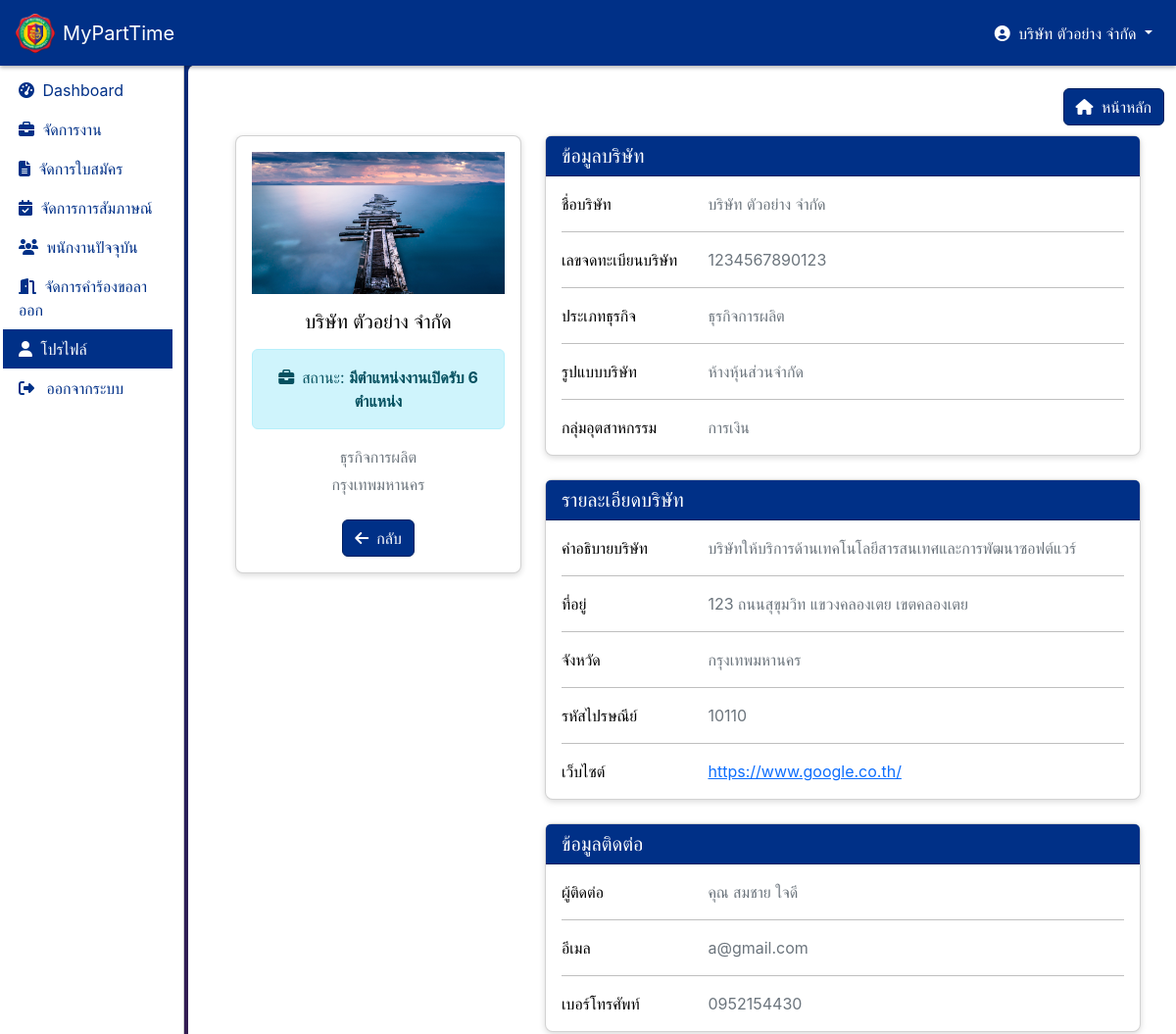
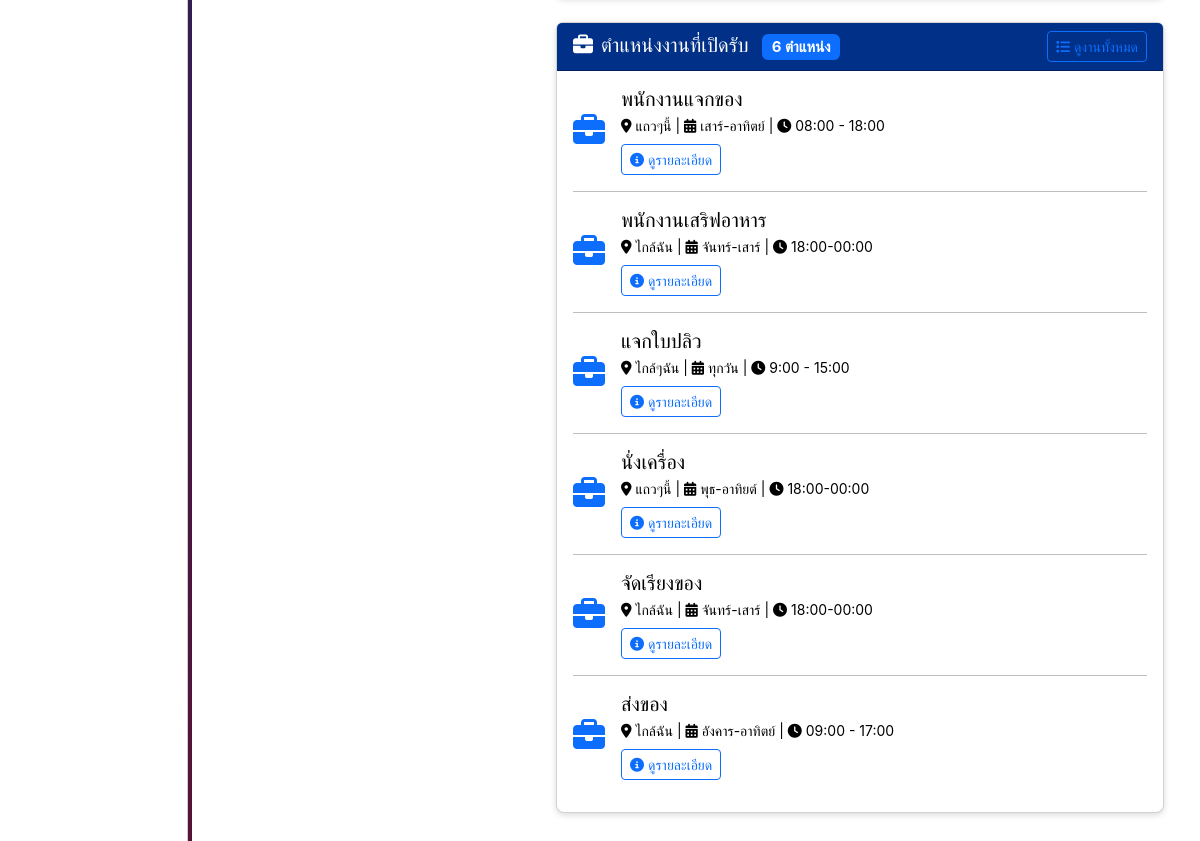
/profiles/view_company_profile.php?id=1 (signed in), run on the app's committed database (2 pictures, top to bottom).
### tables this page shows
CREATE TABLE `companies` (
  `company_id` int(11) NOT NULL,
  `company_name` varchar(100) NOT NULL,
  `tax_id` varchar(13) NOT NULL,
  `username` varchar(50) NOT NULL,
  `password` varchar(255) NOT NULL,
  `business_type` varchar(50) NOT NULL,
  `company_type` varchar(50) NOT NULL,
  `business_sector` varchar(100) DEFAULT NULL,
  `company_desc` text NOT NULL,
  `address` text NOT NULL,
  `province` varchar(100) DEFAULT NULL,
  `postal_code` varchar(10) DEFAULT NULL,
  `website` varchar(255) DEFAULT NULL,
  `contact_person` varchar(50) NOT NULL,
  `contact_email` text NOT NULL,
  `contact_phone` varchar(15) NOT NULL,
  `pdpa_consent` tinyint(1) NOT NULL DEFAULT 0,
  `created_at` timestamp NOT NULL DEFAULT current_timestamp(),
  `registration_date` timestamp NOT NULL DEFAULT current_timestamp(),
  `updated_at` datetime DEFAULT NULL,
  `is_verified` tinyint(1) NOT NULL DEFAULT 0,
  `logo_path` varchar(255) DEFAULT NULL
);

CREATE TABLE `jobs_posts` (
  `post_id` int(11) NOT NULL,
  `company_id` int(11) NOT NULL,
  `job_title` varchar(100) NOT NULL,
  `job_description` varchar(100) DEFAULT NULL,
  `positions` text NOT NULL,
  `min_salary` decimal(10,2) DEFAULT NULL,
  `max_salary` decimal(10,2) NOT NULL,
  `salary_type` decimal(20,0) DEFAULT NULL,
  `work_days` varchar(50) DEFAULT NULL,
  `work_hours` varchar(50) DEFAULT NULL,
  `requirement` text DEFAULT NULL,
  `location` varchar(100) DEFAULT NULL,
  `post_date` date NOT NULL,
  `expire_date` date DEFAULT NULL,
  `status` varchar(20) DEFAULT NULL,
  `is_active` int(11) NOT NULL,
  `job_category` varchar(50) DEFAULT 'อื่นๆ',
  `update_date` timestamp NOT NULL DEFAULT current_timestamp() ON UPDATE current_timestamp()
);

### includes/functions.php (called while the page is built, shortened)
<?php
if (!function_exists('getProfileImageUrl')) {
    function getProfileImageUrl($image_path, $user_type) {
        if (!empty($image_path) && file_exists(BASE_PATH . $image_path)) {
            return ROOT_URL . $image_path;
        } else {
            if ($user_type == 'student') {
                return ROOT_URL . '/assets/images/default-student.png';
            } else {
                return ROOT_URL . '/assets/images/default-company.png';
            }
        }
    }
}
if (!function_exists('getCompanyProfile')) {
    function getCompanyProfile($database, $company_id) {
        $sql = "SELECT * FROM companies WHERE company_id = ?";
        $stmt = $database->prepare($sql);
        $stmt->execute([$company_id]);
        return $stmt->fetch(PDO::FETCH_ASSOC);
    }
}
?>

### includes/database.php (called while the page is built, shortened)
<?php
class Database {
    private $host = "localhost";
    private $db_name = "myparttimedb";
    private $username = "root";
    private $password = "";
    private $connection;
    private function connect() {
        try {
            $this->connection = new PDO(
                "mysql:host=" . $this->host . ";dbname=" . $this->db_name . ";charset=utf8",
                $this->username,
                $this->password
            );
            $this->connection->setAttribute(PDO::ATTR_ERRMODE, PDO::ERRMODE_EXCEPTION);
        } catch (PDOException $e) {
            error_log("Connection error: " . $e->getMessage());
            $this->connection = null;
        }
    }
    public function getConnection() {
        return $this->connection;
    }
    public function prepare($sql) {
        return $this->getConnection()->prepare($sql);
    }
}
?>

### profiles/view_company_profile.php (the view, shortened to what this page needs)
<?php
include(__DIR__ . '/../layouts/header.php');
$company_id = $_GET['id'];
$company = getCompanyProfile($database, $company_id);
$query = "SELECT * FROM jobs_posts WHERE company_id = ? ORDER BY update_date DESC";
$stmt = $database->prepare($query);
$stmt->execute([$company_id]);
$job_posts = $stmt->fetchAll(PDO::FETCH_ASSOC);
$logo_url = getProfileImageUrl($company['logo_path'], 'company');
$job_count_query = "SELECT COUNT(*) FROM jobs_posts WHERE company_id = ? AND status = 'เปิดรับสมัคร'";
$job_count_stmt = $database->prepare($job_count_query);
$job_count_stmt->execute([$company_id]);
$job_count = $job_count_stmt->fetchColumn();
?>
<div class="btn-group float-end" role="group">
    <a href="/Myparttime/dashboard.php" class="btn btn-primary">
        <i class="fas fa-home me-1"></i> หน้าหลัก
    </a>
</div>
<div class="container px-4 py-5">
    <div class="row">
        <div class="col-md-4">
            <div class="card mb-4">
                <div class="card-body text-center">
                    <img src="<?php echo $logo_url; ?>" alt="โลโก้บริษัท" class="img-fluid" style="max-height: 150px;">
                    <h5 class="my-3"><?php echo $company['company_name']; ?></h5>
                    <div class="alert alert-info mb-3">
                        <i class="fas fa-briefcase me-2"></i>สถานะ: <strong>มีตำแหน่งงานเปิดรับ <?php echo $job_count; ?> ตำแหน่ง</strong>
                    </div>
                    <p class="text-muted mb-1"><?php echo $company['business_type']; ?></p>
                    <p class="text-muted mb-4"><?php echo $company['province']; ?></p>
                    <a href="javascript:history.back()" class="btn btn-primary">
                        <i class="fas fa-arrow-left me-2"></i>กลับ
                    </a>
                </div>
            </div>
        </div>
        <div class="col-md-8">
            <div class="card mb-4">
                <div class="card-header">
                    <h5 class="mb-0">ข้อมูลบริษัท</h5>
                </div>
                <div class="card-body">
                    <div class="row">
                        <div class="col-sm-3">
                            <p class="mb-0">ชื่อบริษัท</p>
                        </div>
                        <div class="col-sm-9">
                            <p class="text-muted mb-0"><?php echo $company['company_name']; ?></p>
                        </div>
                    </div>
                    <hr>
                    <div class="row">
                        <div class="col-sm-3">
                            <p class="mb-0">เลขจดทะเบียนบริษัท</p>
                        </div>
                        <div class="col-sm-9">
                            <p class="text-muted mb-0"><?php echo $company['tax_id']; ?></p>
                        </div>
                    </div>
                    <hr>
                    <div class="row">
                        <div class="col-sm-3">
                            <p class="mb-0">ประเภทธุรกิจ</p>
                        </div>
                        <div class="col-sm-9">
                            <p class="text-muted mb-0"><?php echo $company['business_type']; ?></p>
                        </div>
                    </div>
                    <hr>
                    <div class="row">
                        <div class="col-sm-3">
                            <p class="mb-0">รูปแบบบริษัท</p>
                        </div>
                        <div class="col-sm-9">
                            <p class="text-muted mb-0"><?php echo $company['company_type']; ?></p>
                        </div>
                    </div>
                    <hr>
                    <div class="row">
                        <div class="col-sm-3">
                            <p class="mb-0">กลุ่มอุตสาหกรรม</p>
                        </div>
                        <div class="col-sm-9">
                            <p class="text-muted mb-0"><?php echo $company['business_sector']; ?></p>
                        </div>
                    </div>
                </div>
            </div>
            <div class="card mb-4">
                <div class="card-header">
                    <h5 class="mb-0">รายละเอียดบริษัท</h5>
                </div>
                <div class="card-body">
                    <div class="row">
                        <div class="col-sm-3">
                            <p class="mb-0">คำอธิบายบริษัท</p>
                        </div>
                        <div class="col-sm-9">
                            <p class="text-muted mb-0"><?php echo $company['company_desc']; ?></p>
                        </div>
                    </div>
                    <hr>
                    <div class="row">
                        <div class="col-sm-3">
                            <p class="mb-0">ที่อยู่</p>
                        </div>
                        <div class="col-sm-9">
                            <p class="text-muted mb-0"><?php echo $company['address']; ?></p>
                        </div>
                    </div>
                    <hr>
                    <div class="row">
                        <div class="col-sm-3">
                            <p class="mb-0">จังหวัด</p>
                        </div>
                        <div class="col-sm-9">
                            <p class="text-muted mb-0"><?php echo $company['province']; ?></p>
                        </div>
                    </div>
                    <hr>
                    <div class="row">
                        <div class="col-sm-3">
                            <p class="mb-0">รหัสไปรษณีย์</p>
                        </div>
                        <div class="col-sm-9">
                            <p class="text-muted mb-0"><?php echo $company['postal_code']; ?></p>
                        </div>
                    </div>
                    <hr>
                    <div class="row">
                        <div class="col-sm-3">
                            <p class="mb-0">เว็บไซต์</p>
                        </div>
                        <div class="col-sm-9">
                            <p class="text-muted mb-0">
                                <?php if (!empty($company['website'])): ?>
                                    <a href="<?php echo $company['website']; ?>" target="_blank"><?php echo $company['website']; ?></a>
                                <?php else: ?>
                                    ไม่ระบุ
                                <?php endif; ?>
                            </p>
                        </div>
                    </div>
                </div>
            </div>
            <div class="card mb-4">
                <div class="card-header">
                    <h5 class="mb-0">ข้อมูลติดต่อ</h5>
                </div>
                <div class="card-body">
                    <div class="row">
                        <div class="col-sm-3">
                            <p class="mb-0">ผู้ติดต่อ</p>
                        </div>
                        <div class="col-sm-9">
                            <p class="text-muted mb-0"><?php echo $company['contact_person']; ?></p>
                        </div>
                    </div>
                    <hr>
                    <div class="row">
                        <div class="col-sm-3">
                            <p class="mb-0">อีเมล</p>
                        </div>
                        <div class="col-sm-9">
                            <p class="text-muted mb-0"><?php echo $company['contact_email']; ?></p>
                        </div>
                    </div>
                    <hr>
                    <div class="row">
                        <div class="col-sm-3">
                            <p class="mb-0">เบอร์โทรศัพท์</p>
                        </div>
                        <div class="col-sm-9">
                            <p class="text-muted mb-0"><?php echo $company['contact_phone']; ?></p>
                        </div>
                    </div>
                </div>
            </div>
            <?php if (!empty($job_posts)): ?>
                <div class="card mb-4">
                    <div class="card-header d-flex justify-content-between align-items-center">
                        <h5 class="mb-0">
                            <i class="fas fa-briefcase me-2"></i>ตำแหน่งงานที่เปิดรับ
                            <span class="badge bg-primary ms-2"><?php echo count($job_posts); ?> ตำแหน่ง</span>
                        </h5>
                        <a href="<?php echo ROOT_URL; ?>/modules/jobs/index.php?company_id=<?php echo $company_id; ?>" class="btn btn-outline-primary btn-sm">
                            <i class="fas fa-list me-1"></i>ดูงานทั้งหมด
                        </a>
                    </div>
                    <div class="card-body">
                        <?php foreach ($job_posts as $index => $job): ?>
                            <div class="d-flex align-items-center mb-3">
                                <div class="me-3">
                                    <i class="fas fa-briefcase fa-2x text-primary"></i>
                                </div>
                                <div>
                                    <h5 class="mb-1"><?php echo $job['job_title']; ?></h5>
                                    <p class="mb-0 small">
                                        <i class="fas fa-map-marker-alt me-1"></i><?php echo $job['location']; ?> |
                                        <i class="fas fa-calendar-alt me-1"></i><?php echo $job['work_days']; ?> |
                                        <i class="fas fa-clock me-1"></i><?php echo $job['work_hours']; ?>
                                    </p>
                                    <a href="<?php echo ROOT_URL; ?>/modules/jobs/view.php?id=<?php echo $job['post_id']; ?>" class="btn btn-sm btn-outline-primary mt-2">
                                        <i class="fas fa-info-circle me-1"></i>ดูรายละเอียด
                                    </a>
                                </div>
                            </div>
                            <?php if ($index < count($job_posts) - 1): ?>
                                <hr>
                            <?php endif; ?>
                        <?php endforeach; ?>
                    </div>
                </div>
            <?php endif; ?>
        </div>
    </div>
</div>
<?php include '../layouts/footer.php'; ?>

### data on the page
companies: logo_path (picture), company_name "บริษัท ตัวอย่าง จำกัด", business_type "ธุรกิจการผลิต", province "กรุงเทพมหานคร", tax "1234567890123", company_type "ห้างหุ้นส่วนจำกัด", business_sector "การเงิน", company_desc "บริษัทให้บริการด้านเทคโนโลยีสารสนเทศและการพัฒนาซอฟต์แวร์", address "123 ถนนสุขุมวิท แขวงคลองเตย เขตคลองเตย", postal_code "10110", website "https://www.google.co.th/", contact_person "คุณ สมชาย ใจดี", contact_email "a@gmail.com", contact_phone "0952154430"
jobs_posts: job_title "พนักงานแจกของ", location "แถวๆนี้", work_days "เสาร์-อาทิตย์", work_hours "08:00 - 18:00"
jobs_posts: job_title "พนักงานเสริฟอาหาร", location "ไกล้ฉัน", work_days "จันทร์-เสาร์", work_hours "18:00-00:00"
jobs_posts: job_title "แจกใบปลิว", location "ไกล้ๆฉัน", work_days "ทุกวัน", work_hours "9:00 - 15:00"
jobs_posts: job_title "นั่งเครื่อง", location "แถวๆนี้", work_days "พุธ-อาทิยต์", work_hours "18:00-00:00"
jobs_posts: job_title "จัดเรียงของ", location "ไกล้ฉัน", work_days "จันทร์-เสาร์", work_hours "18:00-00:00"
jobs_posts: job_title "ส่งของ", location "ไกล้ฉัน", work_days "อังคาร-อาทิตย์", work_hours "09:00 - 17:00"

### other printed values
SITE_NAME "MyPartTime"
$_SESSION['user_name'] "บริษัท ตัวอย่าง จำกัด"
$job_count "6"
count($job_posts) "6"
